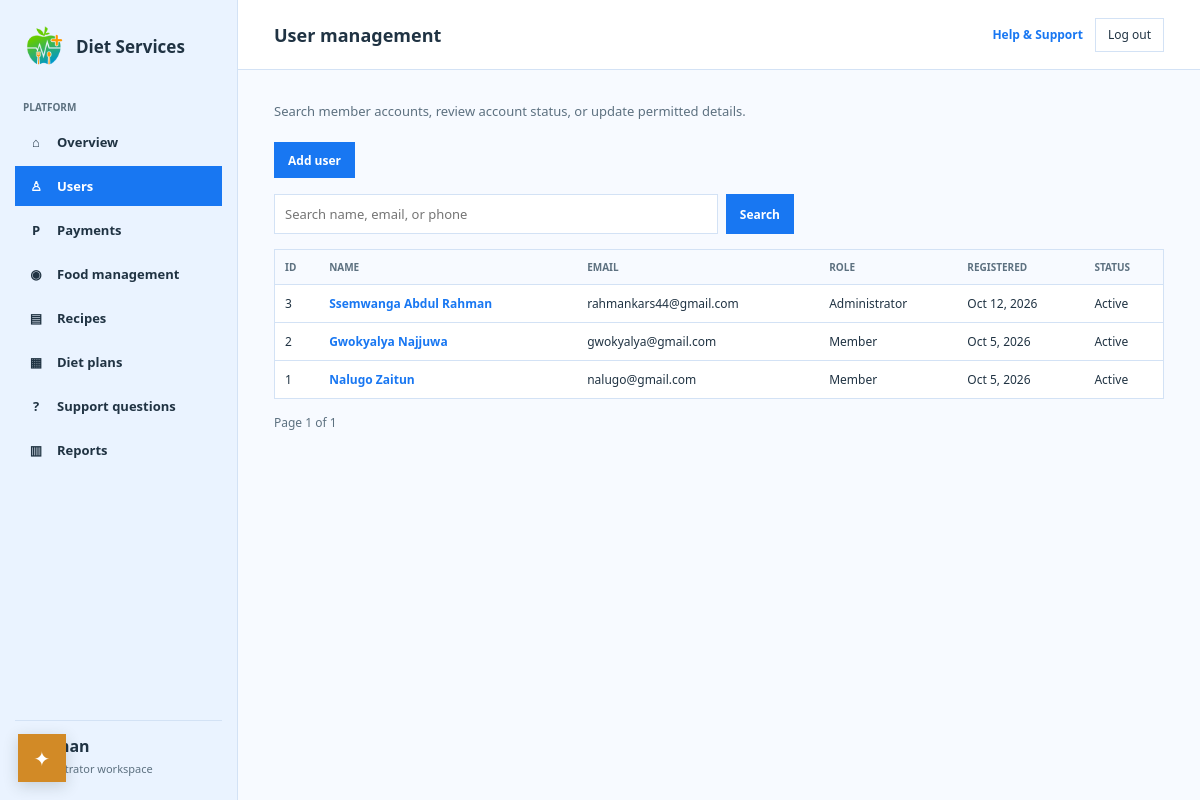
Screenshot of /admin-dashboard/users/ (signed in) with the database file from the repository.
### DietApp/models.py (models this page shows)
class Users(models.Model):
    user_id = models.IntegerField(null=False, primary_key=True)
    full_name = models.CharField(max_length=30)
    email = models.EmailField(unique=True, null=False)
    password_hash = models.CharField(max_length=128, null=False)
    is_active = models.BooleanField(default=True)
    onboarding_complete = models.BooleanField(default=False)
    paid_until = models.DateField(null=True, blank=True)
    phone = models.CharField(max_length=20, unique=True)
    profile_image = models.ImageField(upload_to='profile_picture', max_length=40, blank=True)
    created_at = models.DateField(null=False)
    last_login = models.DateField(null=False)

### DietApp/views.py (the view)
# urls.py: path("admin-dashboard/users/", views.AdminUsers, name="admin_users"),
def AdminUsers(request):
    denied = _admin_access(request, "DietApp.view_users")
    if denied:
        return denied
    query = request.GET.get("q", "").strip()
    users = Users.objects.all().order_by("-created_at", "-pk")
    if query:
        users = users.filter(Q(full_name__icontains=query) | Q(email__icontains=query) | Q(phone__icontains=query))
    from django.core.paginator import Paginator
    page = Paginator(users, 25).get_page(request.GET.get("page"))
    admin_emails = {
        email.casefold()
        for email in get_user_model()._default_manager.filter(
            email__in=[member.email for member in page.object_list], is_staff=True
        ).values_list("email", flat=True)
    }
    for member in page.object_list:
        member.admin_role = "Administrator" if member.email.casefold() in admin_emails else "Member"
    return render(request, "admin/users.html", {"page": page, "query": query})

### DietApp/context_processors.py (called while the page is built)
def navigation_context(request):
	model_slug = getattr(request.resolver_match, "kwargs", {}).get("model_slug")
	previous_page_url = reverse("food_log") if model_slug == "weight-logs" else reverse("dashboard")
	return {"previous_page_url": previous_page_url}

### DietApp/views.py (called while the page is built)
def _admin_access(request, permission):
    if not request.user.is_authenticated:
        if request.session.get("user_id"):
            raise PermissionDenied
        return redirect("login")
    if not (request.user.is_superuser or request.user.has_perm(permission)):
        raise PermissionDenied
    return None

### DietApp/templates/admin/users.html (shortened to what this page needs)
{% extends "admin/base_admin.html" %}
{% block page_title %}User management{% endblock %}
{% block content %}
<p class="admin-intro">Search member accounts, review account status, or update permitted details.</p>
{% if request.user.is_superuser or perms.DietApp.add_users %}<div class="admin-actions"><a class="admin-button" href="{% url 'admin_user_add' %}">Add user</a></div>{% endif %}
<form class="admin-search" method="get"><input type="search" name="q" value="{{ query }}" placeholder="Search name, email, or phone" aria-label="Search users"><button class="admin-button" type="submit">Search</button></form>
<section class="admin-panel"><div class="admin-table-wrap"><table class="admin-table"><thead><tr><th>ID</th><th>Name</th><th>Email</th><th>Role</th><th>Registered</th><th>Status</th></tr></thead><tbody>
{% for member in page.object_list %}<tr><td>{{ member.pk }}</td><td><a href="{% url 'admin_user_detail' member.pk %}">{{ member.full_name }}</a></td><td>{{ member.email }}</td><td>{{ member.admin_role }}</td><td>{{ member.created_at|date:"M j, Y" }}</td><td>{% if member.is_active %}Active{% else %}Inactive{% endif %}</td></tr>{% empty %}<tr><td colspan="6" class="admin-empty">No matching accounts.</td></tr>{% endfor %}
</tbody></table></div></section>
<nav class="admin-pagination" aria-label="User pages"><span>Page {{ page.number }} of {{ page.paginator.num_pages }}</span></nav>
{% endblock %}

### DietApp/templates/admin/base_admin.html (style rules this page uses)
:root { --admin-ink: #203343; --admin-muted: #5d7180; --admin-green: #1877f2; --admin-pale: #eaf3ff; --admin-coral: #d28a26; --admin-line: #d3e2f5; --admin-paper: #fff; --admin-bg: #f7faff; }
* { box-sizing: border-box; }
body { min-height: 100vh; margin: 0; background: var(--admin-bg); color: var(--admin-ink); font-family: "Aptos", "Segoe UI", sans-serif; }
a { color: var(--admin-green); }
.admin-intro { margin: 6px 0 22px; color: var(--admin-muted); font-size: 13px; }
.admin-panel { min-width: 0; margin-bottom: 15px; border: 1px solid var(--admin-line); background: white; }
.admin-table-wrap { overflow-x: auto; }
.admin-table { width: 100%; border-collapse: collapse; font-size: 12px; }
.admin-table th, .admin-table td { padding: 10px; border-bottom: 1px solid var(--admin-line); text-align: left; vertical-align: top; }
.admin-table th { background: var(--admin-bg); color: var(--admin-muted); font-size: 10px; text-transform: uppercase; }
.admin-table tr:last-child td { border-bottom: 0; }
.admin-table td a { font-weight: 700; text-decoration: none; }
.admin-form input, .admin-form select, .admin-form textarea, .admin-search input { width: 100%; min-height: 40px; padding: 9px 10px; border: 1px solid var(--admin-line); background: #fff; color: var(--admin-ink); font: inherit; font-size: 13px; }
.admin-actions { display: flex; flex-wrap: wrap; align-items: center; gap: 8px; margin: 16px 0; }
.admin-button { display: inline-flex; min-height: 36px; align-items: center; justify-content: center; padding: 0 13px; border: 1px solid var(--admin-green); background: var(--admin-green); color: white; font: inherit; font-size: 12px; font-weight: 700; text-decoration: none; cursor: pointer; }
.admin-search { display: flex; gap: 8px; max-width: 520px; margin: 0 0 15px; }
.admin-search button { flex: 0 0 auto; }
.admin-pagination { display: flex; justify-content: space-between; margin-top: 14px; color: var(--admin-muted); font-size: 12px; }

### rows the page displays
Users: pk "3", full_name "Ssemwanga Abdul Rahman", email "rahmankars44@gmail.com", admin_role "Administrator", created_at "Oct 12, 2026", is_active "Active"
Users: pk "2", full_name "Gwokyalya Najjuwa", email "gwokyalya@gmail.com", admin_role "Member", created_at "Oct 5, 2026", is_active "Active"
Users: pk "1", full_name "Nalugo Zaitun", email "nalugo@gmail.com", admin_role "Member", created_at "Oct 5, 2026", is_active "Active"

### other values shown
{{ page.number }} "1"
{{ page.paginator.num_pages }} "1"
